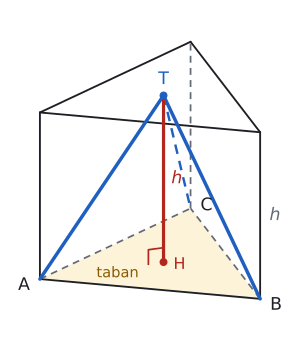

This figure's Python source:
import sys; sys.path.insert(0, "tools")
from cizim import *

# Dik (ortografik) izdüşüm: cisim z ekseni etrafında FI kadar döndürülür, göz EL kadar yukarıdan bakar.
# Bütün uzunluklar gerçek 3B ölçülerden hesaplanır.
FI, EL = np.radians(-12), np.radians(25)
def don(p):
    x, y, z = p
    return np.array([x * np.cos(FI) - y * np.sin(FI), x * np.sin(FI) + y * np.cos(FI), z])
GOZ = np.array([0.0, -np.cos(EL), np.sin(EL)])  # döndürülmüş koordinatta göze doğru yön
def P(p):
    x, y, z = don(np.array(p, float))
    return np.array([x, z * np.cos(EL) + y * np.sin(EL)])

def cisim(ax, kose, yuzler, renkler=None, lw=2.0):
    """kose: 3B noktalar, yuzler: köşe sıraları (dışbükey cisim). Görünmeyen ayrıtlar kesikli."""
    kose = [np.array(k, float) for k in kose]; m = sum(kose) / len(kose); gor = []
    for y in yuzler:
        a, b, c = kose[y[0]], kose[y[1]], kose[y[2]]
        n = np.cross(b - a, c - a)
        if np.dot(n, sum(kose[i] for i in y) / len(y) - m) < 0: n = -n
        gor.append(np.dot(don(n), GOZ) > 1e-9)
    for k, y in enumerate(yuzler):
        if renkler and k in renkler and gor[k]:
            ax.add_patch(patches.Polygon([P(kose[i]) for i in y], closed=True, facecolor=renkler[k], edgecolor="none", zorder=1))
    ked = {}
    for k, y in enumerate(yuzler):
        for j in range(len(y)):
            e = tuple(sorted((y[j], y[(j + 1) % len(y)]))); ked[e] = ked.get(e, False) or gor[k]
    for (i, j), g in ked.items():
        a, b = P(kose[i]), P(kose[j])
        if g: ax.plot([a[0], b[0]], [a[1], b[1]], color=YAZI, lw=lw, zorder=4, solid_capstyle="round")
        else: ax.plot([a[0], b[0]], [a[1], b[1]], color=SOLUK, lw=1.3, ls=(0, (4, 3)), zorder=2)
    return gor

def dortyuzlu(a):
    """Düzgün dört yüzlü: taban ABC (z=0), tepe T ağırlık merkezinin üstünde."""
    A = np.array([0, 0, 0.]); B = np.array([a, 0, 0.]); C = np.array([a / 2, a * np.sqrt(3) / 2, 0.])
    H = (A + B + C) / 3; T = H + np.array([0, 0, a * np.sqrt(6) / 3])
    return A, B, C, T, H
DY_YUZ = [[0, 1, 2], [0, 1, 3], [1, 2, 3], [2, 0, 3]]

def cizgi(ax, p, q, renk=KIRMIZI, lw=2.4, ls="-", z=5):
    a, b = P(p), P(q); ax.plot([a[0], b[0]], [a[1], b[1]], color=renk, lw=lw, ls=ls, zorder=z, solid_capstyle="round")

def yaz(ax, p, s, dx=0.0, dy=0.0, renk=YAZI, boy=13, **kw):
    q = P(p); ax.text(q[0] + dx, q[1] + dy, s, ha=kw.pop("ha", "center"), va=kw.pop("va", "center"), color=renk, fontsize=boy, zorder=7, **kw)

def dik(ax, k, u, w, r=0.4, renk=YAZI):
    k, u, w = np.array(k, float), np.array(u, float), np.array(w, float)
    u = u / np.linalg.norm(u); w = w / np.linalg.norm(w)
    pts = [P(k + r * u), P(k + r * u + r * w), P(k + r * w)]
    ax.plot([p[0] for p in pts], [p[1] for p in pts], color=renk, lw=1.3, zorder=6)

def nk(ax, p, renk=YAZI):
    q = P(p); ax.plot(q[0], q[1], "o", color=renk, markersize=5, zorder=6)

def bitir(ax, pay=0.6):
    ax.set_aspect("equal"); ax.axis("off"); ax.autoscale_view()
    x0, x1 = ax.get_xlim(); y0, y1 = ax.get_ylim()
    ax.set_xlim(x0 - pay, x1 + pay); ax.set_ylim(y0 - pay, y1 + pay)
# Ayrıtı 3√2 olan düzgün dört yüzlü, aynı tabanlı ve aynı yükseklikli (h = 2√3) üçgen dik prizmanın içinde.
# Prizmanın hacmi taban·h, piramidin (dört yüzlünün) hacmi bunun üçte biri.
a = 3 * np.sqrt(2)
A, B, C, T, H = dortyuzlu(a)
h = T[2]; v = np.array([0, 0, h])
fig, ax = sekil(4.6, 4.4)
taban = [A, B, C]
kose = taban + [p + v for p in taban]
cisim(ax, kose, [[0, 1, 2], [3, 4, 5], [0, 1, 4, 3], [1, 2, 5, 4], [2, 0, 3, 5]], renkler={}, lw=1.4)
ax.add_patch(patches.Polygon([P(p) for p in taban], closed=True, facecolor=SARI_ACIK, edgecolor="none", zorder=0.5))
cizgi(ax, T, A, renk=MAVI, lw=2.6); cizgi(ax, T, B, renk=MAVI, lw=2.6)
cizgi(ax, T, C, renk=MAVI, lw=1.8, ls=(0, (4, 3)))
cizgi(ax, T, H, renk=KIRMIZI, lw=2.4)
dik(ax, H, (0, 0, 1), A - H, r=0.3, renk=KIRMIZI)
nk(ax, T, MAVI); nk(ax, H, KIRMIZI)
yaz(ax, A, "A", dx=-0.3, dy=-0.12); yaz(ax, B, "B", dx=0.3, dy=-0.12); yaz(ax, C, "C", dx=0.3, dy=0.05)
yaz(ax, T, "T", dy=0.3, renk=MAVI); yaz(ax, H, "H", dx=0.3, dy=-0.05, renk=KIRMIZI, boy=12)
yaz(ax, (T + H) / 2, "h", dx=0.25, renk=KIRMIZI, style="italic")
yaz(ax, B + v / 2, "h", dx=0.28, renk=SOLUK, style="italic")
yaz(ax, 0.6 * A + 0.25 * B + 0.15 * C, "taban", dy=0.0, renk=SARI, boy=11)
bitir(ax, 0.4)
kaydet(fig, __file__)
